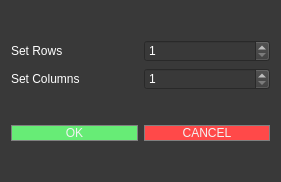
<?xml version="1.0" encoding="UTF-8"?>
<ui version="4.0">
 <class>Dialog</class>
 <widget class="QDialog" name="Dialog">
  <property name="geometry">
   <rect>
    <x>0</x>
    <y>0</y>
    <width>281</width>
    <height>182</height>
   </rect>
  </property>
  <property name="windowTitle">
   <string>Change Size</string>
  </property>
  <property name="styleSheet">
   <string notr="true">background-color : rgb(57, 57, 57);</string>
  </property>
  <layout class="QVBoxLayout" name="verticalLayout_2">
   <item>
    <layout class="QVBoxLayout" name="verticalLayout">
     <item>
      <layout class="QHBoxLayout" name="horizontalLayout">
       <item>
        <widget class="QLabel" name="set_rows">
         <property name="styleSheet">
          <string notr="true">font: 11pt &quot;SF UI Display&quot;;
color: rgb(255,255,255);</string>
         </property>
         <property name="text">
          <string>Set Rows</string>
         </property>
        </widget>
       </item>
       <item>
        <widget class="QSpinBox" name="spin_rows">
         <property name="palette">
          <palette>
           <active>
            <colorrole role="WindowText">
             <brush brushstyle="SolidPattern">
              <color alpha="255">
               <red>255</red>
               <green>255</green>
               <blue>255</blue>
              </color>
             </brush>
            </colorrole>
            <colorrole role="Button">
             <brush brushstyle="SolidPattern">
              <color alpha="255">
               <red>57</red>
               <green>57</green>
               <blue>57</blue>
              </color>
             </brush>
            </colorrole>
            <colorrole role="Text">
             <brush brushstyle="SolidPattern">
              <color alpha="255">
               <red>255</red>
               <green>255</green>
               <blue>255</blue>
              </color>
             </brush>
            </colorrole>
            <colorrole role="ButtonText">
             <brush brushstyle="SolidPattern">
              <color alpha="255">
               <red>255</red>
               <green>255</green>
               <blue>255</blue>
              </color>
             </brush>
            </colorrole>
            <colorrole role="Base">
             <brush brushstyle="SolidPattern">
              <color alpha="255">
               <red>57</red>
               <green>57</green>
               <blue>57</blue>
              </color>
             </brush>
            </colorrole>
            <colorrole role="Window">
             <brush brushstyle="SolidPattern">
              <color alpha="255">
               <red>57</red>
               <green>57</green>
               <blue>57</blue>
              </color>
             </brush>
            </colorrole>
           </active>
           <inactive>
            <colorrole role="WindowText">
             <brush brushstyle="SolidPattern">
              <color alpha="255">
               <red>255</red>
               <green>255</green>
               <blue>255</blue>
              </color>
             </brush>
            </colorrole>
            <colorrole role="Button">
             <brush brushstyle="SolidPattern">
              <color alpha="255">
               <red>57</red>
               <green>57</green>
               <blue>57</blue>
              </color>
             </brush>
            </colorrole>
            <colorrole role="Text">
             <brush brushstyle="SolidPattern">
              <color alpha="255">
               <red>255</red>
               <green>255</green>
               <blue>255</blue>
              </color>
             </brush>
            </colorrole>
            <colorrole role="ButtonText">
             <brush brushstyle="SolidPattern">
              <color alpha="255">
               <red>255</red>
               <green>255</green>
               <blue>255</blue>
              </color>
             </brush>
            </colorrole>
            <colorrole role="Base">
             <brush brushstyle="SolidPattern">
              <color alpha="255">
               <red>57</red>
               <green>57</green>
               <blue>57</blue>
              </color>
             </brush>
            </colorrole>
            <colorrole role="Window">
             <brush brushstyle="SolidPattern">
              <color alpha="255">
               <red>57</red>
               <green>57</green>
               <blue>57</blue>
              </color>
             </brush>
            </colorrole>
           </inactive>
           <disabled>
            <colorrole role="WindowText">
             <brush brushstyle="SolidPattern">
              <color alpha="255">
               <red>255</red>
               <green>255</green>
               <blue>255</blue>
              </color>
             </brush>
            </colorrole>
            <colorrole role="Button">
             <brush brushstyle="SolidPattern">
              <color alpha="255">
               <red>57</red>
               <green>57</green>
               <blue>57</blue>
              </color>
             </brush>
            </colorrole>
            <colorrole role="Text">
             <brush brushstyle="SolidPattern">
              <color alpha="255">
               <red>255</red>
               <green>255</green>
               <blue>255</blue>
              </color>
             </brush>
            </colorrole>
            <colorrole role="ButtonText">
             <brush brushstyle="SolidPattern">
              <color alpha="255">
               <red>255</red>
               <green>255</green>
               <blue>255</blue>
              </color>
             </brush>
            </colorrole>
            <colorrole role="Base">
             <brush brushstyle="SolidPattern">
              <color alpha="255">
               <red>57</red>
               <green>57</green>
               <blue>57</blue>
              </color>
             </brush>
            </colorrole>
            <colorrole role="Window">
             <brush brushstyle="SolidPattern">
              <color alpha="255">
               <red>57</red>
               <green>57</green>
               <blue>57</blue>
              </color>
             </brush>
            </colorrole>
           </disabled>
          </palette>
         </property>
         <property name="styleSheet">
          <string notr="true">font: 11pt &quot;SF UI Display&quot;;
color: rgb(255,255,255);</string>
         </property>
         <property name="minimum">
          <number>1</number>
         </property>
         <property name="maximum">
          <number>50</number>
         </property>
        </widget>
       </item>
      </layout>
     </item>
     <item>
      <layout class="QHBoxLayout" name="horizontalLayout_2">
       <item>
        <widget class="QLabel" name="set_columns">
         <property name="styleSheet">
          <string notr="true">font: 11pt &quot;SF UI Display&quot;;
color: rgb(255,255,255);</string>
         </property>
         <property name="text">
          <string>Set Columns</string>
         </property>
        </widget>
       </item>
       <item>
        <widget class="QSpinBox" name="spin_columns">
         <property name="palette">
          <palette>
           <active>
            <colorrole role="WindowText">
             <brush brushstyle="SolidPattern">
              <color alpha="255">
               <red>255</red>
               <green>255</green>
               <blue>255</blue>
              </color>
             </brush>
            </colorrole>
            <colorrole role="Button">
             <brush brushstyle="SolidPattern">
              <color alpha="255">
               <red>57</red>
               <green>57</green>
               <blue>57</blue>
              </color>
             </brush>
            </colorrole>
            <colorrole role="Text">
             <brush brushstyle="SolidPattern">
              <color alpha="255">
               <red>255</red>
               <green>255</green>
               <blue>255</blue>
              </color>
             </brush>
            </colorrole>
            <colorrole role="ButtonText">
             <brush brushstyle="SolidPattern">
              <color alpha="255">
               <red>255</red>
               <green>255</green>
               <blue>255</blue>
              </color>
             </brush>
            </colorrole>
            <colorrole role="Base">
             <brush brushstyle="SolidPattern">
              <color alpha="255">
               <red>57</red>
               <green>57</green>
               <blue>57</blue>
              </color>
             </brush>
            </colorrole>
            <colorrole role="Window">
             <brush brushstyle="SolidPattern">
              <color alpha="255">
               <red>57</red>
               <green>57</green>
               <blue>57</blue>
              </color>
             </brush>
            </colorrole>
           </active>
           <inactive>
            <colorrole role="WindowText">
             <brush brushstyle="SolidPattern">
              <color alpha="255">
               <red>255</red>
               <green>255</green>
               <blue>255</blue>
              </color>
             </brush>
            </colorrole>
            <colorrole role="Button">
             <brush brushstyle="SolidPattern">
              <color alpha="255">
               <red>57</red>
               <green>57</green>
               <blue>57</blue>
              </color>
             </brush>
            </colorrole>
            <colorrole role="Text">
             <brush brushstyle="SolidPattern">
              <color alpha="255">
               <red>255</red>
               <green>255</green>
               <blue>255</blue>
              </color>
             </brush>
            </colorrole>
            <colorrole role="ButtonText">
             <brush brushstyle="SolidPattern">
              <color alpha="255">
               <red>255</red>
               <green>255</green>
               <blue>255</blue>
              </color>
             </brush>
            </colorrole>
            <colorrole role="Base">
             <brush brushstyle="SolidPattern">
              <color alpha="255">
               <red>57</red>
               <green>57</green>
               <blue>57</blue>
              </color>
             </brush>
            </colorrole>
            <colorrole role="Window">
             <brush brushstyle="SolidPattern">
              <color alpha="255">
               <red>57</red>
               <green>57</green>
               <blue>57</blue>
              </color>
             </brush>
            </colorrole>
           </inactive>
           <disabled>
            <colorrole role="WindowText">
             <brush brushstyle="SolidPattern">
              <color alpha="255">
               <red>255</red>
               <green>255</green>
               <blue>255</blue>
              </color>
             </brush>
            </colorrole>
            <colorrole role="Button">
             <brush brushstyle="SolidPattern">
              <color alpha="255">
               <red>57</red>
               <green>57</green>
               <blue>57</blue>
              </color>
             </brush>
            </colorrole>
            <colorrole role="Text">
             <brush brushstyle="SolidPattern">
              <color alpha="255">
               <red>255</red>
               <green>255</green>
               <blue>255</blue>
              </color>
             </brush>
            </colorrole>
            <colorrole role="ButtonText">
             <brush brushstyle="SolidPattern">
              <color alpha="255">
               <red>255</red>
               <green>255</green>
               <blue>255</blue>
              </color>
             </brush>
            </colorrole>
            <colorrole role="Base">
             <brush brushstyle="SolidPattern">
              <color alpha="255">
               <red>57</red>
               <green>57</green>
               <blue>57</blue>
              </color>
             </brush>
            </colorrole>
            <colorrole role="Window">
             <brush brushstyle="SolidPattern">
              <color alpha="255">
               <red>57</red>
               <green>57</green>
               <blue>57</blue>
              </color>
             </brush>
            </colorrole>
           </disabled>
          </palette>
         </property>
         <property name="styleSheet">
          <string notr="true">font: 11pt &quot;SF UI Display&quot;;
color: rgb(255,255,255);</string>
         </property>
         <property name="minimum">
          <number>1</number>
         </property>
         <property name="maximum">
          <number>50</number>
         </property>
        </widget>
       </item>
      </layout>
     </item>
    </layout>
   </item>
   <item>
    <layout class="QHBoxLayout" name="horizontalLayout_3">
     <item>
      <widget class="QPushButton" name="but_ok">
       <property name="styleSheet">
        <string notr="true">QPushButton 
{
   border: 1px solid gray;
	color : rgb(243,243,243);
	font: 12pt &quot;SF UI Display&quot;;
	background-color : rgb(103, 236, 118);
}

QPushButton:pressed 
{
	color : rgb(103, 236, 118);
	background-color : rgb(243, 243, 243);
}
</string>
       </property>
       <property name="text">
        <string>OK</string>
       </property>
      </widget>
     </item>
     <item>
      <widget class="QPushButton" name="but_cancel">
       <property name="styleSheet">
        <string notr="true">QPushButton 
{
   border: 1px solid gray;
	color : rgb(243,243,243);
	font: 12pt &quot;SF UI Display&quot;;
	background-color : rgb(255, 73, 73);
}

QPushButton:pressed 
{
	color : rgb(255, 73, 73);
	background-color : rgb(243, 243, 243);
}</string>
       </property>
       <property name="text">
        <string>CANCEL</string>
       </property>
      </widget>
     </item>
    </layout>
   </item>
  </layout>
 </widget>
 <resources/>
 <connections/>
</ui>
